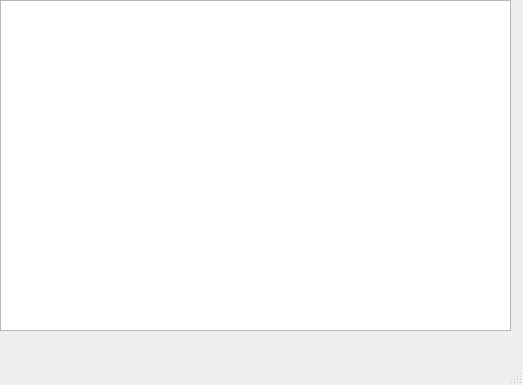
<?xml version="1.0" encoding="UTF-8"?>
<ui version="4.0">
 <class>Notepad</class>
 <widget class="QMainWindow" name="Notepad">
  <property name="geometry">
   <rect>
    <x>0</x>
    <y>0</y>
    <width>523</width>
    <height>385</height>
   </rect>
  </property>
  <property name="windowTitle">
   <string>Notepad</string>
  </property>
  <widget class="QWidget" name="centralWidget">
   <widget class="QTextEdit" name="tekst">
    <property name="geometry">
     <rect>
      <x>0</x>
      <y>0</y>
      <width>511</width>
      <height>331</height>
     </rect>
    </property>
   </widget>
  </widget>
  <widget class="QStatusBar" name="statusBar"/>
  <widget class="QMenuBar" name="menuBar">
   <property name="geometry">
    <rect>
     <x>0</x>
     <y>0</y>
     <width>523</width>
     <height>26</height>
    </rect>
   </property>
  </widget>
  <action name="nowy">
   <property name="text">
    <string>Nowy</string>
   </property>
  </action>
  <action name="otworz">
   <property name="text">
    <string>Otwórz</string>
   </property>
  </action>
  <action name="zapisz">
   <property name="text">
    <string>Zapisz</string>
   </property>
  </action>
  <action name="zapiszjako">
   <property name="text">
    <string>Zapisz jako...</string>
   </property>
  </action>
  <action name="utf">
   <property name="checkable">
    <bool>false</bool>
   </property>
   <property name="enabled">
    <bool>true</bool>
   </property>
   <property name="text">
    <string>UTF-8</string>
   </property>
  </action>
  <action name="ansi">
   <property name="text">
    <string>ANSI</string>
   </property>
  </action>
  <action name="c">
   <property name="text">
    <string>c++</string>
   </property>
  </action>
  <action name="java">
   <property name="text">
    <string>java</string>
   </property>
  </action>
  <action name="css">
   <property name="text">
    <string>css</string>
   </property>
  </action>
  <action name="rozmiar">
   <property name="text">
    <string>Rozmiar</string>
   </property>
  </action>
  <action name="typ">
   <property name="text">
    <string>Typ</string>
   </property>
  </action>
  <action name="pogrub">
   <property name="text">
    <string>Pogrubienie</string>
   </property>
  </action>
  <action name="pochyl">
   <property name="text">
    <string>Pochylenie</string>
   </property>
  </action>
  <action name="podkresl">
   <property name="text">
    <string>Podkreślenie</string>
   </property>
  </action>
  <action name="kopiuj">
   <property name="text">
    <string>Kopiuj</string>
   </property>
  </action>
  <action name="wytnij">
   <property name="text">
    <string>Wytnij</string>
   </property>
  </action>
  <action name="wklej">
   <property name="text">
    <string>Wklej</string>
   </property>
  </action>
  <action name="znajdz">
   <property name="text">
    <string>Znajdź</string>
   </property>
  </action>
  <action name="zamien">
   <property name="text">
    <string>Zamień</string>
   </property>
  </action>
 </widget>
 <layoutdefault spacing="6" margin="11"/>
 <resources/>
 <connections/>
</ui>
